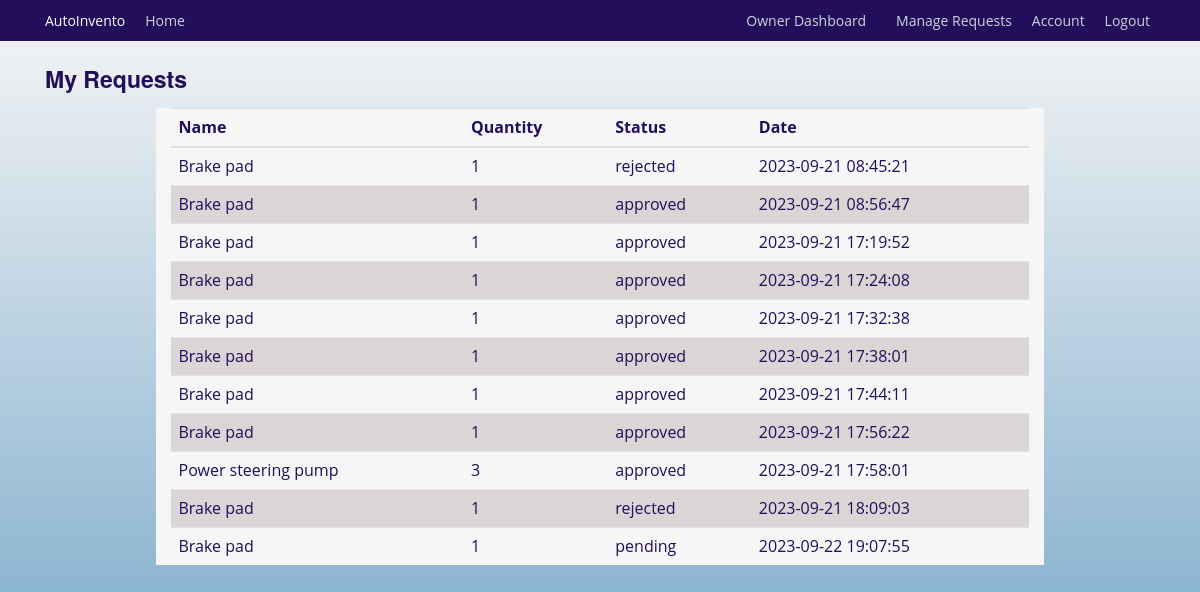
The app's page /view_requests (signed in) with its own data.
### autoinvento/models.py (models this page shows, shortened)
class InventoryRequest(db.Model):
    __tablename__ = 'inventory_request'
    id = db.Column(db.Integer, primary_key=True)
    mechanic_id = db.Column(db.Integer, db.ForeignKey('mechanics.id'), nullable=False)  # User who made the request
    item_id = db.Column(db.Integer, db.ForeignKey('inventory_item.id'), nullable=False)  # Requested item
    quantity_requested = db.Column(db.Integer, nullable=False)
    status = db.Column(db.String(20), default='pending')  # Status can be 'pending', 'approved' or 'rejected'
    request_timestamp = db.Column(db.DateTime, default=db.func.current_timestamp(), nullable=False)
    requester = db.relationship('Mechanics', back_populates='requests', lazy=True)
    requested_item = db.relationship('InventoryItem', back_populates='requests')

class InventoryItem(db.Model):
    id = db.Column(db.Integer, primary_key=True)
    name = db.Column(db.String(128), unique=True, nullable=False, index=True)
    quantity = db.Column(db.Integer, nullable=False)
    category = db.Column(db.String(50), nullable=False)
    low_stock_threshold = db.Column(db.Integer, default=10)
    date_added = db.Column(db.DateTime, default=datetime.utcnow)
    supplier_id = db.Column(db.Integer, db.ForeignKey('supplier.id'))
    supplier = db.relationship('Supplier', back_populates='items')
    usage_logs = db.relationship('UsageLog', back_populates='items', cascade='all, delete-orphan')
    notifications = db.relationship('Notification', back_populates='items', cascade='all, delete-orphan')
    requests = db.relationship('InventoryRequest', back_populates='requested_item')

### autoinvento/users/routes.py (the view)
@users.route('/view_requests', methods=['GET'])
@login_required
def view_requests():
    mechanic_requests = (
        InventoryRequest.query
        .filter_by(mechanic_id=current_user.id)
        .join(InventoryItem)  # Join the InventoryItem table
        .add_columns(InventoryItem.name, InventoryRequest.quantity_requested, InventoryRequest.status, InventoryRequest.request_timestamp)
        .all()
    )
    return render_template('view_requests.html', title='View Requests', requests=mechanic_requests)

### autoinvento/models.py (called while the page is built)
@login_manager.user_loader
def load_user(mechanic_id):
    return Mechanics.query.get(int(mechanic_id))

### autoinvento/templates/view_requests.html
{% extends "base.html" %}
{% block content %}
    <h3 class="mt-4">My Requests</h3>
    <div class="container mt-2 background mt-4">
    <table class="table">
        <thead>
        <tr>
            <th>Name</th>
            <th>Quantity</th>
            <th>Status</th>
            <th>Date</th>
        </tr>
        </thead>
        <tbody>
            {% for request in requests %}
        <tr>
            <td>{{ request.name }}</td>
            <td>{{ request.quantity_requested }}</td>
            <td>{{ request.status }}</td>
            <td>{{ request.request_timestamp }} </td>
        </tr>
        {% endfor %}
        </tbody>
        </table>
    </div>
{% endblock %}

### autoinvento/static/css/styles.css (style rules this page uses)
:root { --color-primary: #220e5b; --color-black: #090909; --text-color: var(--color-black); --color-white: #ffffff; --color-background: #f6f6f6; --font-family-base: "Open Sans", "Helvetica Neue", Helvetica, Arial, sans-serif; --font-family-title: "Raleway", "Helvetica Neue", Helvetica, Arial, sans-serif; --font-size-small: 1.2rem; --font-size-medium: 1.4rem; --font-size-large: 1.8rem; --font-size-x-large: 2.3rem; --font-size-xx-large: 3.5rem; --font-weight-regular: 400; --font-weight-bold: 700; --nav-item-font-family: var(--font-family-title); --nav-item-font-weight: var(--font-weight-bold); --nav-item-font-size: var(--font-size-medium); --nav-item-letter-spacing: 0.04rem; --nav-item-display: inline-block; --nav-item-margin: 0 0 3rem 0; --nav-item-link-hover: var(--color-white); --section-tagline-margin: 0; --button-display: inline-block; --section-padding: 4rem 0; --section-header-padding: 0 0 3rem; --section-body-padding: 0 0 3rem; --section-header-align: center; --section-title-margin: 0; }
html { scroll-behavior: smooth; font-size: 62.5%; }
body { background: linear-gradient(180deg, var(--color-background), #689fc4); color: var(--color-primary); margin-top: 5rem; font-family: var(--font-family-base); font-size: var(--font-size-medium); font-weight: var(--font-weight-regular); }
h1, h2, h3, h4, h5, h6 { color: var(--color-primary); font-family: var(--font-family-title); font-weight: var(--font-weight-bold); }
tr:nth-child(even) { background-color: #dbd5d5; }
.col-md-12 h3 { font-size: var(--font-size-x-large); color: var(--color-primary); }
.container.background { margin-top: 20; background: var(--color-white); width: 80%; }
.container.mt-4 { background-color: var(--color-background); }

### records on screen
InventoryRequest: name "Brake pad", quantity_requested "1", status "rejected", request_timestamp "2023-09-21 08:45:21"
InventoryRequest: name "Brake pad", quantity_requested "1", status "approved", request_timestamp "2023-09-21 08:56:47"
InventoryRequest: name "Brake pad", quantity_requested "1", status "approved", request_timestamp "2023-09-21 17:19:52"
InventoryRequest: name "Brake pad", quantity_requested "1", status "approved", request_timestamp "2023-09-21 17:24:08"
InventoryRequest: name "Brake pad", quantity_requested "1", status "approved", request_timestamp "2023-09-21 17:32:38"
InventoryRequest: name "Brake pad", quantity_requested "1", status "approved", request_timestamp "2023-09-21 17:38:01"
InventoryRequest: name "Brake pad", quantity_requested "1", status "approved", request_timestamp "2023-09-21 17:44:11"
InventoryRequest: name "Brake pad", quantity_requested "1", status "approved", request_timestamp "2023-09-21 17:56:22"
InventoryRequest: name "Power steering pump", quantity_requested "3", status "approved", request_timestamp "2023-09-21 17:58:01"
InventoryRequest: name "Brake pad", quantity_requested "1", status "rejected", request_timestamp "2023-09-21 18:09:03"
InventoryRequest: name "Brake pad", quantity_requested "1", status "pending", request_timestamp "2023-09-22 19:07:55"
